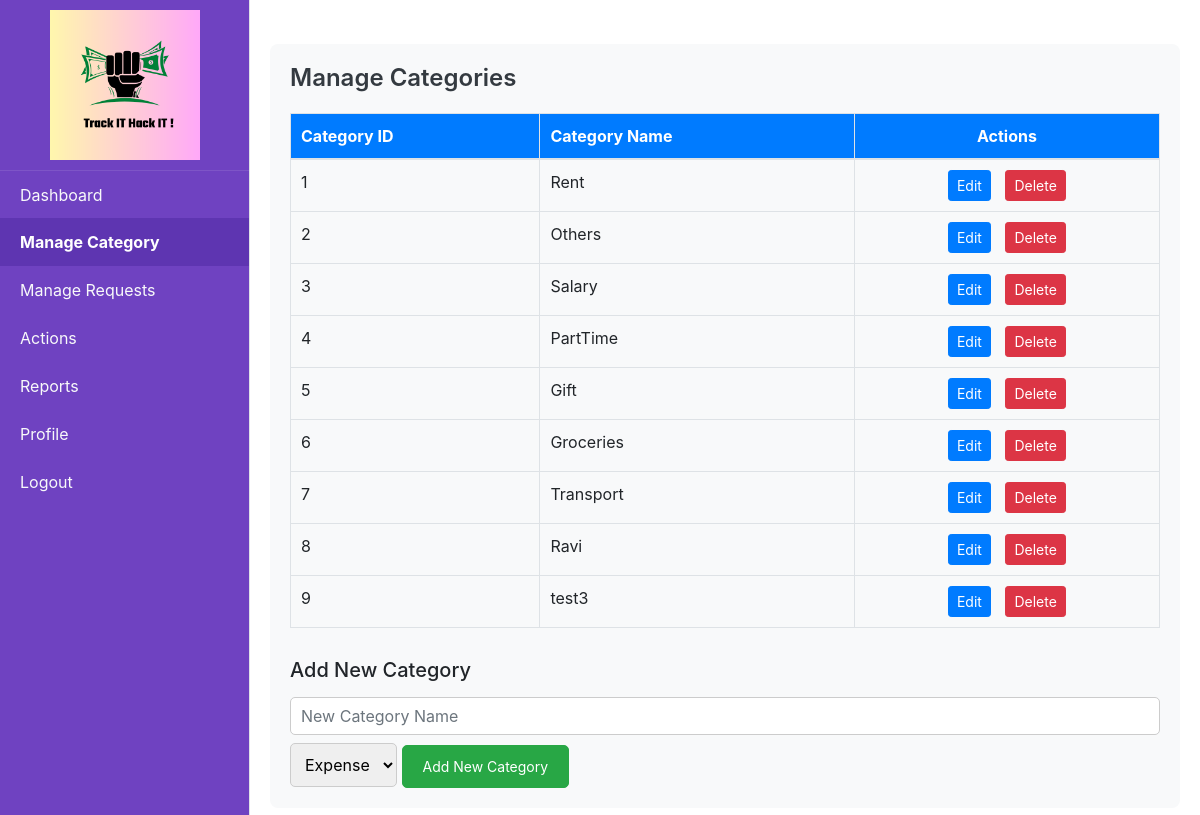
Page /admin/category_manage on the earlier database version.
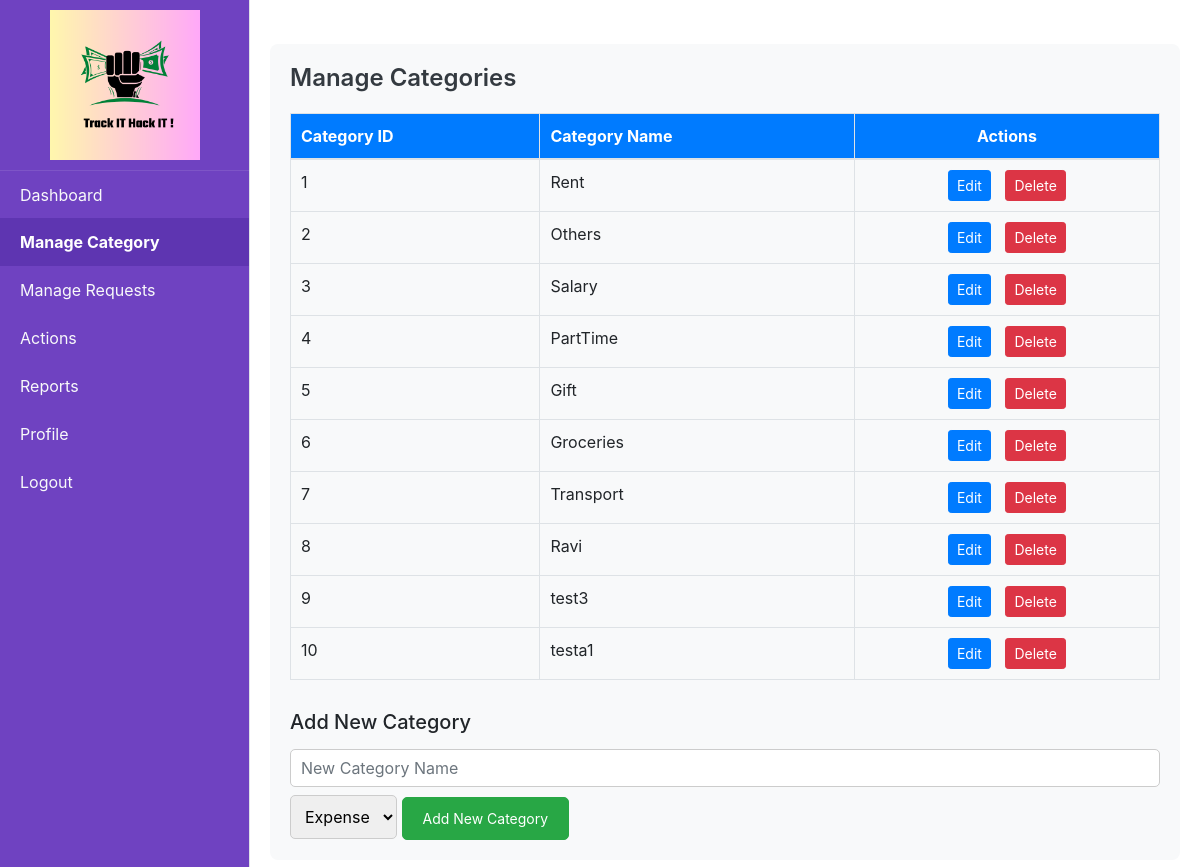
Same page on the later database version.
### tables this page shows
CREATE TABLE category (id INTEGER PRIMARY KEY AUTOINCREMENT, name TEXT NOT NULL, is_income INTEGER DEFAULT (0));

### app.py (the view, shortened to what this page needs)
@app.route('/admin/category_manage', methods=['GET','POST'])
def admin_category_manage():
    categories = query_db("SELECT * FROM category ")
    return render_template ('admin_category_manage.html', categories=categories)

### app.py (called while the page is built, shortened)
@app.after_request
def after_request(response):
    response.headers["Cache-Control"] = "no-cache, no-store, must-revalidate"
    return response

@app.context_processor
def inject_unread_notifications():
    return dict(unread_count=0)

### database.py (called while the page is built)
def get_db():
    return sqlite3.connect(DATABASE)

def query_db(query, args=(), one=False):
    cur = get_db().execute(query, args)
    rv = cur.fetchall()
    cur.close()
    return (rv[0] if rv else None) if one else rv

### templates/admin_category_manage.html (shortened to what this page needs)
{% extends "admin_home.html" %}
{% block content %}
<div class="mt-4" style="padding: 20px; background-color: #f8f9fa; border-radius: 8px;">
    <h4 style="color: #343a40; font-weight: 600;">Manage Categories</h4>
    <table class="table table-bordered table-hover" style="margin-top: 20px;">
        <thead style="background-color: #007bff; color: white;">
            <tr>
                <th style="padding: 10px;">Category ID</th>
                <th style="padding: 10px;">Category Name</th>
                <th style="padding: 10px; text-align: center;">Actions</th>
            </tr>
        </thead>
        <tbody>
            {% for category in categories %}
            <tr>
                <td style="padding: 10px;">{{ category[0] }}</td>
                <td style="padding: 10px;">{{ category[1] }}</td>
                <td style="padding: 10px; text-align: center;">
                    <button class="btn btn-primary btn-sm"
                        style="margin-right: 10px;"
                        data-toggle="modal" data-target="#editCategoryModal"
                        onclick="openEditModal({{ category[0] }}, '{{ category[1] }}',{{category[2]}})">
                        Edit
                    </button>
                    <form method="POST" action="{{ url_for('admin_category_manage') }}"
                          style="display:inline;" onsubmit="return confirm('Are you sure you want to delete this category?');">
                        <button type="submit" class="btn btn-danger btn-sm">Delete</button>
                    </form>
                </td>
            </tr>
            {% endfor %}
        </tbody>
    </table>
    <h5 style="margin-top: 30px;">Add New Category</h5>
    <form method="POST" action="{{ url_for('admin_category_manage') }}" style="margin-top: 15px;">
        <input type="text" name="category_name" placeholder="New Category Name" required
            class="form-control mb-2"
            style="padding: 10px; border-radius: 5px; border: 1px solid #ccc;">
        <select name='Category_type' style="padding: 10px; border-radius: 5px; border: 1px solid #ccc;">
            <option value="Expense">Expense</option>
        </select>
        <button type="submit" class="btn btn-success"
            style="background-color: #28a745; color: white; padding: 10px 20px; font-size: 14px; border-radius: 5px;">
            Add New Category
        </button>
    </form>
</div>
{% endblock %}

Differences in the rows shown:
added category: id "10", name "testa1"
